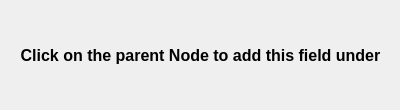
<?xml version="1.0" encoding="UTF-8"?>
<ui version="4.0">
 <class>SelectParentDialogue</class>
 <widget class="QDialog" name="SelectParentDialogue">
  <property name="geometry">
   <rect>
    <x>0</x>
    <y>0</y>
    <width>400</width>
    <height>110</height>
   </rect>
  </property>
  <property name="font">
   <font>
    <bold>true</bold>
   </font>
  </property>
  <property name="mouseTracking">
   <bool>false</bool>
  </property>
  <property name="windowTitle">
   <string>Select Parent</string>
  </property>
  <widget class="QLabel" name="label">
   <property name="geometry">
    <rect>
     <x>10</x>
     <y>10</y>
     <width>381</width>
     <height>91</height>
    </rect>
   </property>
   <property name="font">
    <font>
     <pointsize>12</pointsize>
     <bold>true</bold>
    </font>
   </property>
   <property name="text">
    <string>Click on the parent Node to add this field under</string>
   </property>
   <property name="scaledContents">
    <bool>false</bool>
   </property>
   <property name="alignment">
    <set>Qt::AlignmentFlag::AlignCenter</set>
   </property>
  </widget>
 </widget>
 <resources/>
 <connections/>
</ui>
